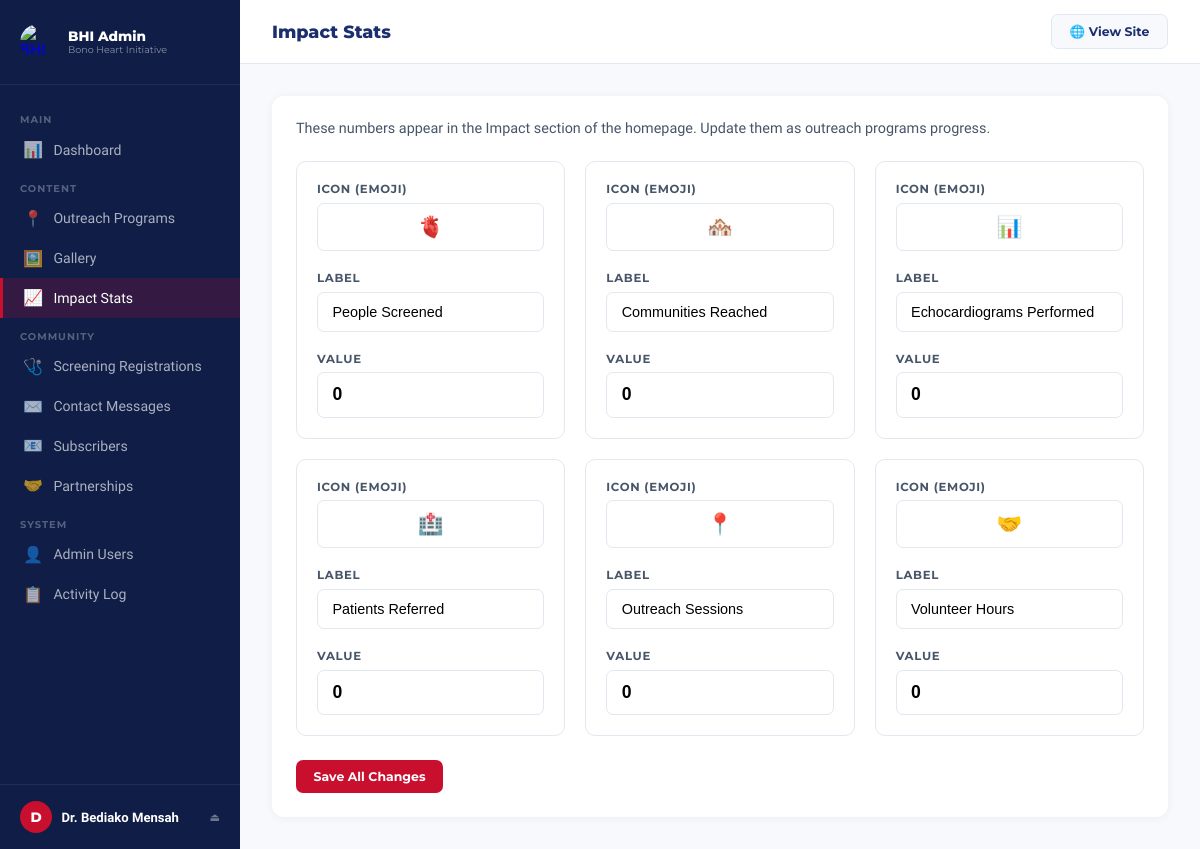
/admin/stats.php (signed in), run on the app's committed database.
### tables this page shows
CREATE TABLE IF NOT EXISTS impact_stats (
  id          INT UNSIGNED AUTO_INCREMENT PRIMARY KEY,
  stat_key    VARCHAR(80)  NOT NULL UNIQUE,     
  label       VARCHAR(120) NOT NULL,
  value       VARCHAR(40)  NOT NULL,            
  icon        VARCHAR(10)  DEFAULT NULL,        
  sort_order  TINYINT UNSIGNED DEFAULT 0,
  updated_at  DATETIME NOT NULL DEFAULT CURRENT_TIMESTAMP ON UPDATE CURRENT_TIMESTAMP
);

### includes/helpers.php (called while the page is built, shortened)
<?php
function is_logged_in(): bool {
    return !empty($_SESSION['admin_id']);
}
function current_admin(): ?array {
    return [
        'id'   => $_SESSION['admin_id'],
        'name' => $_SESSION['admin_name'] ?? '',
        'role' => $_SESSION['admin_role'] ?? 'editor',
    ];
}

### includes/Database.php (called while the page is built, shortened)
<?php
class Database {
    private static ?PDO $instance = null;
    public static function get(): PDO {
        if (self::$instance === null) {
            $dsn = sprintf(
                'mysql:host=%s;port=%s;dbname=%s;charset=%s',
                DB_HOST, DB_PORT, DB_NAME, DB_CHARSET
            );
            try {
                self::$instance = new PDO($dsn, DB_USER, DB_PASS, [
                    PDO::ATTR_ERRMODE            => PDO::ERRMODE_EXCEPTION,
                    PDO::ATTR_DEFAULT_FETCH_MODE => PDO::FETCH_ASSOC,
                    PDO::ATTR_EMULATE_PREPARES   => false,
                ]);
            } catch (PDOException $e) {
                http_response_code(500);
                die(json_encode([
                    'success' => false,
                    'message' => 'Database connection failed. Please try again later.'
                ]));
            }
        }
        return self::$instance;
    }
    public static function fetchAll(string $sql, array $params = []): array {
        $stmt = self::get()->prepare($sql);
        $stmt->execute($params);
        return $stmt->fetchAll();
    }
}

### admin/stats.php (the view, shortened to what this page needs)
<?php
require_once dirname(__DIR__) . '/includes/Database.php';
require_once dirname(__DIR__) . '/includes/helpers.php';
$page_title = 'Impact Stats';
$stats = Database::fetchAll("SELECT * FROM impact_stats ORDER BY sort_order");
require_once 'partials/header.php';
?>
<div class="card">
  <p style="color:var(--mid);font-size:.9rem;margin-bottom:1.5rem">
    These numbers appear in the Impact section of the homepage. Update them as outreach programs progress.
  </p>
  <form method="POST">
    <div class="grid-3">
    <?php foreach ($stats as $s): ?>
      <div style="border:1px solid var(--border);border-radius:10px;padding:1.25rem">
        <div class="form-group">
          <label class="form-label">Icon (emoji)</label>
          <input name="icon[]" class="form-control" value="<?= htmlspecialchars($s['icon']) ?>" style="font-size:1.3rem;text-align:center">
        </div>
        <div class="form-group">
          <label class="form-label">Label</label>
          <input name="label[]" class="form-control" value="<?= htmlspecialchars($s['label']) ?>">
        </div>
        <div class="form-group" style="margin-bottom:0">
          <label class="form-label">Value</label>
          <input name="value[]" class="form-control" value="<?= htmlspecialchars($s['value']) ?>" style="font-weight:800;font-size:1.1rem">
        </div>
      </div>
    <?php endforeach; ?>
    </div>
    <button type="submit" class="btn btn-primary" style="margin-top:1.5rem">Save All Changes</button>
  </form>
</div>
<?php require_once 'partials/footer.php'; ?>

### admin/partials/header.php (shortened to what this page needs)
<?php
$admin = current_admin();
?>
<!DOCTYPE html>
<html lang="en">
<head>
</head>
<body>
<aside class="sidebar">
  <a href="index.php" class="sb-logo">
    <div class="sb-logo-icon">
      <img src="<?= SITE_URL ?>/assets/img/bhi-logo.png" alt="BHI logo">
    </div>
    <div class="sb-logo-text">BHI Admin<span>Bono Heart Initiative</span></div>
  </a>
  <nav class="sb-nav">
    <div class="sb-section">Main</div>
    <a href="index.php"        class="sb-link <?= basename($_SERVER['PHP_SELF'])==='index.php'?'active':'' ?>"><span class="ico">📊</span> <span>Dashboard</span></a>
    <div class="sb-section">Content</div>
    <a href="outreach.php"     class="sb-link <?= basename($_SERVER['PHP_SELF'])==='outreach.php'?'active':'' ?>"><span class="ico">📍</span> <span>Outreach Programs</span></a>
    <a href="gallery.php"      class="sb-link <?= basename($_SERVER['PHP_SELF'])==='gallery.php'?'active':'' ?>"><span class="ico">🖼️</span> <span>Gallery</span></a>
    <a href="stats.php"        class="sb-link <?= basename($_SERVER['PHP_SELF'])==='stats.php'?'active':'' ?>"><span class="ico">📈</span> <span>Impact Stats</span></a>
    <div class="sb-section">Community</div>
    <a href="registrations.php" class="sb-link <?= basename($_SERVER['PHP_SELF'])==='registrations.php'?'active':'' ?>"><span class="ico">🩺</span> <span>Screening Registrations</span></a>
    <a href="messages.php"     class="sb-link <?= basename($_SERVER['PHP_SELF'])==='messages.php'?'active':'' ?>"><span class="ico">✉️</span> <span>Contact Messages</span></a>
    <a href="subscribers.php"  class="sb-link <?= basename($_SERVER['PHP_SELF'])==='subscribers.php'?'active':'' ?>"><span class="ico">📧</span> <span>Subscribers</span></a>
    <a href="partnerships.php" class="sb-link <?= basename($_SERVER['PHP_SELF'])==='partnerships.php'?'active':'' ?>"><span class="ico">🤝</span> <span>Partnerships</span></a>
    <?php if ($admin['role']==='superadmin'): ?>
    <div class="sb-section">System</div>
    <a href="admins.php" class="sb-link <?= basename($_SERVER['PHP_SELF'])==='admins.php'?'active':'' ?>"><span class="ico">👤</span> <span>Admin Users</span></a>
    <a href="activity.php" class="sb-link <?= basename($_SERVER['PHP_SELF'])==='activity.php'?'active':'' ?>"><span class="ico">📋</span> <span>Activity Log</span></a>
    <?php endif; ?>
  </nav>
  <div class="sb-bottom">
    <div class="sb-avatar"><?= strtoupper(substr($admin['name'],0,1)) ?></div>
    <span class="sb-user-name"><?= htmlspecialchars($admin['name']) ?></span>
    <a href="logout.php" class="sb-logout" title="Log out">⏏</a>
  </div>
</aside>
<div class="main">
  <div class="topbar">
    <h1><?= htmlspecialchars($page_title ?? 'Admin') ?></h1>
    <div class="topbar-actions">
      <a href="<?= SITE_URL ?>" target="_blank" class="btn btn-secondary">🌐 View Site</a>
    </div>
  </div>
  <div class="content">

### admin/partials/footer.php (shortened to what this page needs)
  </div>
</div>
</body>
</html>

### admin/partials/header.php (style rules this page uses)
:root { --navy:#1B2F6E;--navy-dk:#0f1d47;--red:#C8102E;--gold:#E6A817;--bg:#F7F9FC;--border:#e2e8f0;--txt:#1E293B;--mid:#475569;--light:#94a3b8;--success:#2E8B57 }
* { box-sizing:border-box;margin:0;padding:0 }
body { font-family:'Source Sans 3',sans-serif;background:var(--bg);color:var(--txt);display:flex;min-height:100vh }
.sidebar { width:240px;flex-shrink:0;background:var(--navy-dk);display:flex;flex-direction:column;min-height:100vh;position:fixed;top:0;left:0;bottom:0;z-index:100 }
.sb-logo { padding:1.5rem 1.25rem;border-bottom:1px solid rgba(255,255,255,.08);display:flex;align-items:center;gap:.75rem;text-decoration:none }
.sb-logo-icon { width:36px;height:36px;background:none;border-radius:50%;display:flex;align-items:center;justify-content:center;font-size:1rem;flex-shrink:0;overflow:hidden }
.sb-logo-icon img { width:100%;height:100%;object-fit:cover;border-radius:50% }
.sb-logo-text { color:#fff;font-family:'Montserrat',sans-serif;font-weight:800;font-size:.85rem;line-height:1.2 }
.sb-logo-text span { display:block;font-size:.6rem;font-weight:400;color:rgba(255,255,255,.5) }
nav.sb-nav { flex:1;padding:1rem 0;overflow-y:auto }
.sb-section { font-family:'Montserrat',sans-serif;font-size:.62rem;font-weight:700;text-transform:uppercase;letter-spacing:.1em;color:rgba(255,255,255,.3);padding:.75rem 1.25rem .3rem }
.sb-link { display:flex;align-items:center;gap:.65rem;padding:.65rem 1.25rem;color:rgba(255,255,255,.65);text-decoration:none;font-size:.88rem;transition:all .15s;border-left:3px solid transparent }
.sb-link.active { color:#fff;background:rgba(200,16,46,.2);border-left-color:var(--red) }
.sb-link .ico { font-size:1rem;width:20px;text-align:center }
.sb-bottom { padding:1rem 1.25rem;border-top:1px solid rgba(255,255,255,.08);display:flex;align-items:center;gap:.6rem }
.sb-avatar { width:32px;height:32px;background:var(--red);border-radius:50%;display:flex;align-items:center;justify-content:center;color:#fff;font-family:'Montserrat',sans-serif;font-size:.85rem;font-weight:800;flex-shrink:0 }
.sb-user-name { font-size:.82rem;font-weight:600;color:#fff;white-space:nowrap;overflow:hidden;text-overflow:ellipsis }
.sb-logout { margin-left:auto;color:rgba(255,255,255,.4);font-size:.7rem;text-decoration:none;transition:color .15s }
.main { margin-left:240px;flex:1;display:flex;flex-direction:column;min-width:0 }
.topbar { background:#fff;border-bottom:1px solid var(--border);padding:.9rem 2rem;display:flex;align-items:center;justify-content:space-between;position:sticky;top:0;z-index:50 }
.topbar h1 { font-family:'Montserrat',sans-serif;font-size:1.1rem;font-weight:800;color:var(--navy) }
.topbar-actions { display:flex;gap:.75rem;align-items:center }
.btn { display:inline-flex;align-items:center;gap:.4rem;padding:.55rem 1.1rem;border-radius:7px;font-family:'Montserrat',sans-serif;font-size:.78rem;font-weight:700;cursor:pointer;border:none;text-decoration:none;transition:all .15s }
.btn-primary { background:var(--red);color:#fff }
.btn-secondary { background:var(--bg);color:var(--navy);border:1.5px solid var(--border) }
.content { padding:2rem;flex:1 }
.card { background:#fff;border-radius:12px;padding:1.5rem;box-shadow:0 1px 8px rgba(27,47,110,.06) }
.form-group { margin-bottom:1.25rem }
.form-label { display:block;font-family:'Montserrat',sans-serif;font-size:.73rem;font-weight:700;text-transform:uppercase;letter-spacing:.06em;color:var(--mid);margin-bottom:.4rem }
.form-control { width:100%;padding:.7rem .9rem;border:1.5px solid var(--border);border-radius:7px;font-size:.9rem;outline:none;transition:border-color .2s;background:#fff }
.grid-3 { display:grid;grid-template-columns:1fr 1fr 1fr;gap:1.25rem }

### data on the page
impact_stats: icon "🫀", label "People Screened", value "0"
impact_stats: icon "🏘️", label "Communities Reached", value "0"
impact_stats: icon "📊", label "Echocardiograms Performed", value "0"
impact_stats: icon "🏥", label "Patients Referred", value "0"
impact_stats: icon "📍", label "Outreach Sessions", value "0"
impact_stats: icon "🤝", label "Volunteer Hours", value "0"

### other printed values
substr($admin['name'],0,1) "D"
$admin['name'] "Dr. Bediako Mensah"
$page_title "Impact Stats"
